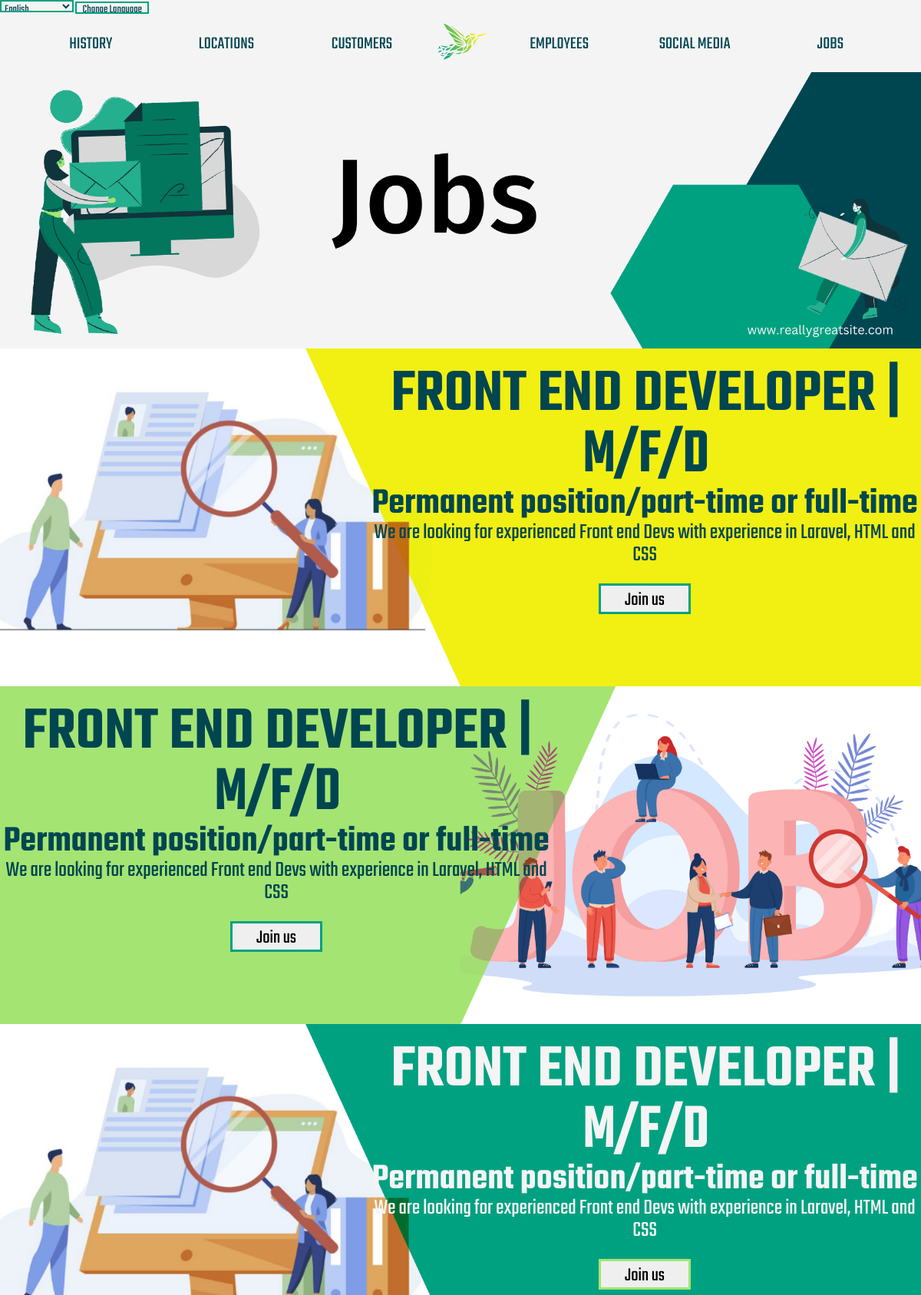
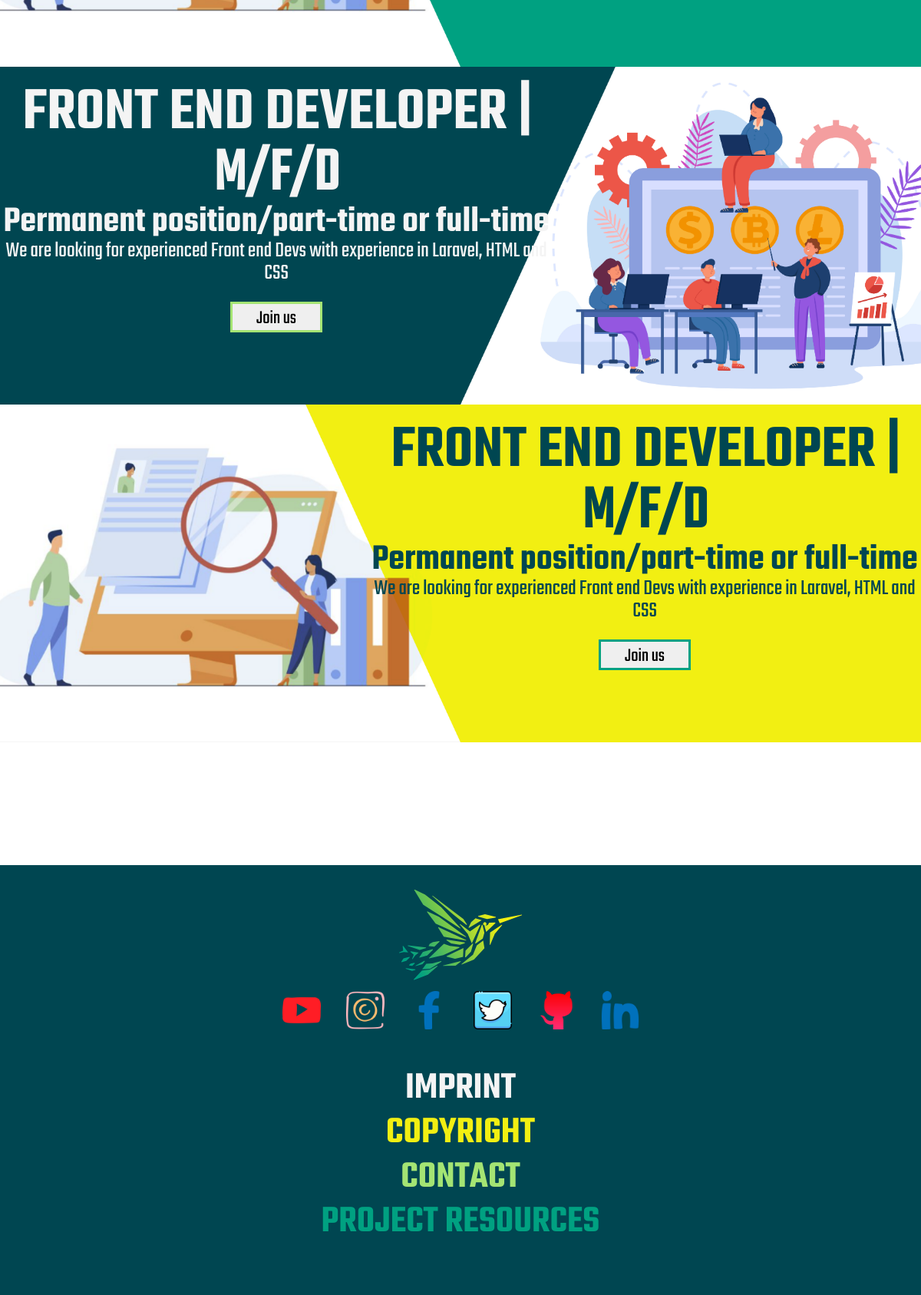
Screenshot of /php/jobs.php with the database file from the repository (2 pictures, top to bottom).
### tables this page shows
CREATE TABLE `texts` (
  `textkey` varchar(64) NOT NULL,
  `en` text NOT NULL,
  `de` text NOT NULL,
  `it` text NOT NULL,
  `Page` text NOT NULL,
  `ID` int(11) NOT NULL
);

CREATE TABLE `jobs` (
  `jobnameen` text NOT NULL,
  `descriptionen` text NOT NULL,
  `employmenten` text NOT NULL,
  `ID` int(11) NOT NULL,
  `jobnamede` text NOT NULL,
  `descriptionde` text NOT NULL,
  `employmentde` text NOT NULL,
  `jobnameit` text NOT NULL,
  `descriptionit` text NOT NULL,
  `employmentit` text NOT NULL
);

### php/text-retrieve.php (called while the page is built)
<?php
function retrieveText($sql){
    include 'connect.php';
    $data = $conn->query($sql);
    foreach($data as $text){
        return $text[$_SESSION['lang']];
    }
}
?>

### php/jobs.php (the view, shortened to what this page needs)
<!DOCTYPE html>
<html lang="en">
<head>
    <link rel="stylesheet" href="../css/styles.css">
    <link rel="stylesheet" href="../fonts/Teko Webfont/stylesheet.css">
</head>
<body class="jobs-container ">
    <?php
    include 'navbar.php';
    ?>
    <div class="jobs-entry-text center text-center bg-job-entry-text">
        <img src="../img/Headers/Jobs-Header.png" alt="">
    </div>
  <div class="job-offers-container">
    <?php
    include 'connect.php';
    $jobs_offer_table = "SELECT * FROM jobs";
    $results = $conn->query($jobs_offer_table);
    $joblang = $_SESSION['lang'];
    $mwdText = "";
    if($joblang == "en"){
      $mwdText = "m/f/d";
    }
    $count = 1;
    $bg = '';
    $textlr = '';
    $textClr = '';
    foreach($results as $row){
      if($count == 5){
        $count = 1;
      }
      else if($count == 0){
        $count = 1;
      }
      if($count % 4 == 0){
        $bg = 'style="background-image: url(../img/Backgrounds/joboffers/Job-BG-04.png);"';
        $textlr = 'text-left';
        $textClr = 'text-light';
      }
      else if($count % 3 == 0){
        $bg = 'style="background-image: url(../img/Backgrounds/joboffers/Job-BG-03.png);"';
        $textlr = 'text-right';
        $textClr = 'text-light';
      }
      else if($count % 2 == 0){
        $bg = 'style="background-image: url(../img/Backgrounds/joboffers/Job-BG-02.png);"';
        $textlr = 'text-left';
        $textClr = 'text-sherpablue';
      }
      else if($count % 1 == 0){
        $bg = 'style="background-image: url(../img/Backgrounds/joboffers/Job-BG-01.png);"';
        $textlr = 'text-right';
        $textClr = 'text-sherpablue';
      }
        ?>
            <div class="job-offer" <?php echo $bg; ?>>
              <div class="<?php echo $textlr; ?> <?php echo $textClr; ?> text-center ">
                <h1 class="text-uppercase heading "><?php echo $row["jobname$joblang"] ?> <span> | </span> <span><?php echo $mwdText; ?></span></h1>
                <p class="heading-2"><?php echo $row["employment$joblang"]; ?></p>
                <p class="jobdescription"><?php echo $row["description$joblang"] ?></p>
                <form action="job-entry.php" >
                  <button type="submit" class="job-entry-button <?php echo "element$count"; ?>">Join us</button>
                </form>
              </div>
            </div>
    <?php
      $count++;
      }
    ?>
  </div>
<?php
  include 'footer.php';
?>
</body>
</html>

### php/navbar.php (shortened to what this page needs)
<?php
include 'text-retrieve.php';
$TECHBIRD_NAVBAR_HISTORY = "SELECT * FROM `texts` WHERE `textkey` = 'TECHBIRD_NAVBAR_HISTORY'";
$TECHBIRD_NAVBAR_LOCATIONS = "SELECT * FROM `texts` WHERE `textkey` = 'TECHBIRD_NAVBAR_LOCATIONS'";
$TECHBIRD_NAVBAR_PARTNERS = "SELECT * FROM `texts` WHERE `textkey` = 'TECHBIRD_NAVBAR_PARTNERS'";
$TECHBIRD_NAVBAR_EMPLOYESS = "SELECT * FROM `texts` WHERE `textkey` = 'TECHBIRD_NAVBAR_EMPLOYESS'";
$TECHBIRD_NAVBAR_SOCIAL_MEDIA = "SELECT * FROM `texts` WHERE `textkey` = 'TECHBIRD_NAVBAR_SOCIAL_MEDIA'";
$TECHBIRD_NAVBAR_JOBS = "SELECT * FROM `texts` WHERE `textkey` = 'TECHBIRD_NAVBAR_JOBS'";
$TECHBIRD_LANGSWITCH_SUBMIT_BUTTON =  "SELECT * FROM `texts` WHERE `textkey` = 'TECHBIRD_LANGSWITCH_SUBMIT_BUTTON'";
?>
<link rel="stylesheet" href="../fonts/Teko Webfont/stylesheet.css">
<link rel="stylesheet" href="../css/navbar.css">
<div class="bg-light nav-container" >
    <div class="langSwitch">
        <form method="post" action="<?php echo htmlspecialchars($_SERVER['PHP_SELF']) ?> ">
            <select class="text-sherpablue" name="langSwitch" id="langSwitch">
                <option value="en" <?php echo $_SESSION['langSwitchSetActiveEN'] ?>>English</option>
            </select>
            <button class="text-sherpablue" type="submit" name="submit"><?php echo retrieveText($TECHBIRD_LANGSWITCH_SUBMIT_BUTTON); ?></button>
        </form>
    </div>
    <nav class="navbar">
        <div class="nav-contents nav-left-side">
            <p class="nav-text"> <a href="history.php"><?php echo retrieveText($TECHBIRD_NAVBAR_HISTORY) ?></a> </p>
            <p class="nav-text"><a href="locations.php"><?php echo retrieveText($TECHBIRD_NAVBAR_LOCATIONS) ?></a></p>
            <p class="nav-text"><a href="partners.php"><?php echo retrieveText($TECHBIRD_NAVBAR_PARTNERS) ?></a></p>
        </div>
        <div class="nav-logo" >
            <a href="index.php"><img src="../img/Logo/Logo Designs TECHBIRD/Icon only.svg" alt=""></a>
        </div>
    <div class="nav-contents nav-right-side">
        <p class="nav-text"><a href="employees.php"><?php echo retrieveText($TECHBIRD_NAVBAR_EMPLOYESS) ?></a></p>
        <p class="nav-text"><a href="social-media.php"><?php echo retrieveText($TECHBIRD_NAVBAR_SOCIAL_MEDIA) ?></a></p>
        <p class="nav-text"><a href="jobs.php"><?php echo retrieveText($TECHBIRD_NAVBAR_JOBS) ?></a></p>
    </div>
    </nav>
</div>

### php/footer.php
    <link rel="stylesheet" href="../fonts/Teko Webfont/stylesheet.css">
    <link rel="stylesheet" href="../css/styles.css">
    <link rel="stylesheet" href="../css/footer.css">
    <?php
        $TECHBIRD_FOOTER_IMPRINT_TEXT = "SELECT * FROM `texts` WHERE `textkey` = 'TECHBIRD_FOOTER_IMPRINT_TEXT'";
        $TECHBIRD_FOOTER_COPRIGHT_TEXT = "SELECT * FROM `texts` WHERE `textkey` = 'TECHBIRD_FOOTER_COPRIGHT_TEXT'";
        $TECHBIRD_FOOTER_CONTACT_TEXT = "SELECT * FROM `texts` WHERE `textkey` = 'TECHBIRD_FOOTER_CONTACT_TEXT'";
        $TECHBIRD_FOOTER_PROJECT_RESOURCES_TEXT = "SELECT * FROM `texts` WHERE `textkey` = 'TECHBIRD_FOOTER_PROJECT_RESOURCES_TEXT'";
    ?>
<div class="spacing"></div>
<div class="footer-container text-center center">
    <div class="footer-logo">
       <a href="index.php"><img src="../img/Logo/Logo Designs TECHBIRD/Icon only.svg" alt="Error loading Logo"></a>
    </div>
    <div class="footer-socials icon">
        <a href="https://youtube.com"><img src="../img/icons/Footer/youtube.png" alt=""></a>
        <a href="https://instagram.com"><img src="../img/icons/Footer/instagram.png" alt=""></a>
        <a href="https://facebook.com"><img src="../img/icons/Footer/facebook.png" alt=""></a>
        <a href="https://twitter.com"><img src="../img/icons/Footer/twitter.png" alt=""></a>
        <a href="https://github.com/balljul/TECHBIRD-HOMEPAGE"><img src="../img/icons/Footer/social.png" alt=""></a>
        <a href="https://linkedin.com"><img src="../img/icons/Footer/linkedin.png" alt=""></a>
    </div>
    <div class="footer-links">
        <a href="imprint.php"><p class="heading text-light text-uppercase"><?php echo retrieveText($TECHBIRD_FOOTER_IMPRINT_TEXT); ?></p></a>
        <a href="copyright.php"><p class="heading text-ripelemon text-uppercase"><?php echo retrieveText($TECHBIRD_FOOTER_COPRIGHT_TEXT); ?></p></a>
        <a href="contact-infos.php"><p class="heading text-yellowgreen text-uppercase"><?php echo retrieveText($TECHBIRD_FOOTER_CONTACT_TEXT); ?></p></a>
        <a href="project-resources.php"><p class="heading text-persiangreen text-uppercase"><?php echo retrieveText($TECHBIRD_FOOTER_PROJECT_RESOURCES_TEXT); ?></p></a>
    </div>
</div>

### css/styles.css (style rules this page uses)
* { margin: 0; padding: 0; font-family: 'tekoregular', sans-serif; text-decoration: none; }
html, body { overflow-x: hidden; }
.heading { font-size: 500%; width: 100%; font-family: 'tekosemibold'; }
.heading-2 { font-size: 400%; font-family: 'tekosemibold'; }
.icon img { width: 50px; height: 50px; }
.text-center { text-align: center; }
.center { top: 0; bottom: 0; margin: auto; }
.bg-light { background-color: #f4f4f4; }
.text-persiangreen { color: #00a181; }
.text-sherpablue { color: #004651; }
.text-yellowgreen { color: #A4E473; }
.text-light { color: #f4f4f4; }
.text-ripelemon { color: #F2EF12; }
.text-uppercase { text-transform: uppercase; }
.jobs-container .jobs-entry-text { width: 100vw; }
.jobs-container .jobs-entry-text img { display: block; width: 100vw; }
.jobs-container .job-offers-container { margin: 0; padding: 0; }
.jobs-container .job-offers-container .job-offer { background-size: cover; background-position: center; width: 100vw; height: 55vh; }
.jobs-container .job-offers-container .job-offer .text-right { width: 60vw; margin-left: 40vw; }
.jobs-container .job-offers-container .job-offer .text-left { width: 60vw; margin-right: 40vw; }
.jobs-container .job-offers-container .job-offer .text-left, .jobs-container .job-offers-container .job-offer .text-right { padding-top: 2vh; }
.jobs-container .job-offers-container .job-offer .text-left .heading-2, .jobs-container .job-offers-container .job-offer .text-right .heading-2 { font-size: 300%; }
.jobs-container .job-offers-container .job-offer .text-left .job-entry-button, .jobs-container .job-offers-container .job-offer .text-right .job-entry-button { margin-top: 3vh; width: 10vw; height: 5vh; font-size: 25px; outline: none; border: solid #00a181 3px; }
.jobs-container .job-offers-container .job-offer .text-left .job-entry-button.element3, .jobs-container .job-offers-container .job-offer .text-right .job-entry-button.element3, .jobs-container .job-offers-container .job-offer .text-left .job-entry-button.element4, .jobs-container .job-offers-container .job-offer .text-right .job-entry-button.element4 { border: solid #A4E473 3px; }
.jobs-container .job-offers-container .job-offer .text-left .jobdescription, .jobs-container .job-offers-container .job-offer .text-right .jobdescription { font-size: 180%; }

### css/navbar.css (style rules this page uses)
* { margin: 0; padding: 0; overflow-x: hidden; }
.nav-container .langSwitch select, .nav-container .langSwitch button { height: 2vh; width: 8vw; font-size: 15px; border: solid #00a181 2px; outline: none; background-color: #f4f4f4; }
.nav-container nav.navbar { display: flex; justify-content: center; align-content: center; margin: auto; background-color: #f4f4f4; }
@media (min-width: 1200px) and (max-width: 1399px) { .nav-container nav.navbar { width: 1140px; } }
.nav-container nav.navbar .nav-logo { display: flex; justify-content: center; }
.nav-container nav.navbar .nav-logo img { padding-left: 10px; padding-right: 10px; width: 80%; height: auto; padding-top: 10%; bottom: 0; }
.nav-container nav.navbar .nav-contents { display: flex; align-content: center; justify-content: center; }
.nav-container nav.navbar .nav-contents .nav-text { margin: 0; display: flex; justify-content: center; align-items: center; width: 14vw; height: 100%; font-family: 'tekoregular', sans-serif; }
@media (min-width: 1200px) and (max-width: 1399px) { .nav-container nav.navbar .nav-contents .nav-text { width: 1140px; } }
@media (min-width: 1200px) and (max-width: 1399px) { .nav-container nav.navbar .nav-contents .nav-text { font-size: 23px; } }
.nav-container nav.navbar .nav-contents .nav-text a { text-decoration: none; color: #004651; margin: auto; }

### css/footer.css (style rules this page uses)
.spacing { height: 20vh; }
.footer-container { background-color: #004651; height: 70vh; width: 100vw; }
.footer-container .footer-logo { padding-top: 3vh; margin-bottom: -1vh; height: 20vh; display: flex; justify-content: center; align-items: center; }
.footer-container .footer-logo img { height: 20vh; width: auto; }
.footer-container .footer-socials { display: flex; justify-content: center; align-items: center; padding-bottom: 3vh; height: 10vh; }
.footer-container .footer-socials img { margin-right: 16.5px; margin-left: 16.5px; }
.footer-container .footer-links p { margin-top: 1vh; margin-bottom: 1vh; }
.footer-container .heading { font-size: 50px; }

### rows the page displays
texts: en "Change Language"
texts: en "HISTORY"
texts: en "LOCATIONS"
texts: en "CUSTOMERS"
texts: en "EMPLOYEES"
texts: en "SOCIAL MEDIA"
texts: en "JOBS"
jobs: jobnameen "FRONT END DEVELOPER", employmenten "Permanent position/part-time or full-time", descriptionen "We are looking for experienced Front end Devs with experience in Laravel, HTML and CSS"
jobs: shows a picture, jobnameen "FRONT END DEVELOPER", employmenten "Permanent position/part-time or full-time", descriptionen "We are looking for experienced Front end Devs with experience in Laravel, HTML and CSS"
jobs: shows a picture, jobnameen "FRONT END DEVELOPER", employmenten "Permanent position/part-time or full-time", descriptionen "We are looking for experienced Front end Devs with experience in Laravel, HTML and CSS"
jobs: shows a picture, jobnameen "FRONT END DEVELOPER", employmenten "Permanent position/part-time or full-time", descriptionen "We are looking for experienced Front end Devs with experience in Laravel, HTML and CSS"
jobs: jobnameen "FRONT END DEVELOPER", employmenten "Permanent position/part-time or full-time", descriptionen "We are looking for experienced Front end Devs with experience in Laravel, HTML and CSS"
texts: en "IMPRINT"
texts: en "COPYRIGHT"
texts: en "CONTACT"
texts: en "PROJECT RESOURCES"
